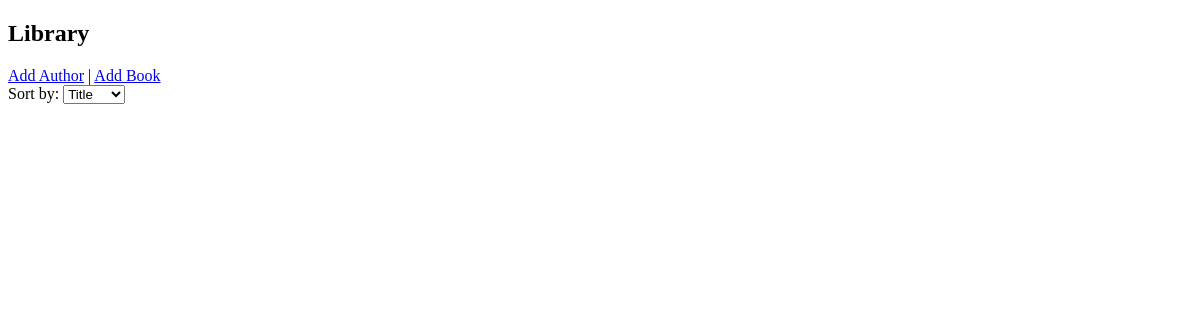
Before: / with the older database file.
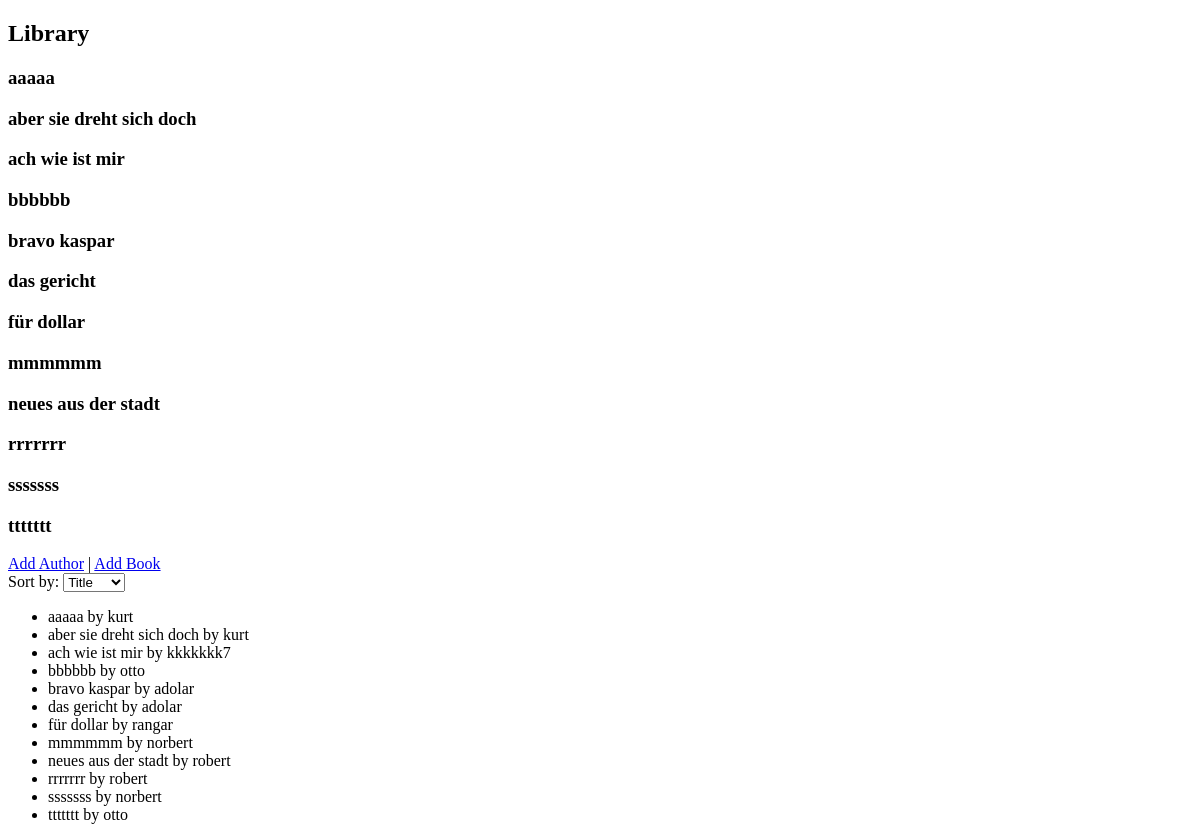
After: the same page with the newer database file.
### data_models.py (models this page shows, shortened)
class Book(db.Model):
    __tablename__ = 'book'
    id = db.Column(db.Integer, primary_key=True)
    isbn = db.Column(db.String(20), nullable=False)
    title = db.Column(db.String(200), nullable=False)
    publication_year = db.Column(db.String(4), nullable=True)  # e.g., "2020"
    author_id = db.Column(db.Integer, db.ForeignKey('author.id'), nullable=False)

class Author(db.Model):
    __tablename__ = 'author'
    id = db.Column(db.Integer, primary_key=True)
    name = db.Column(db.String(100), nullable=False)
    birth_date = db.Column(db.String(10), nullable=True)
    date_of_death = db.Column(db.String(10), nullable=True)
    books = db.relationship('Book', backref='author', lazy=True)

### app.py (the view)
@app.route('/')
def home():
    sort = request.args.get('sort', 'title')
    if sort == 'author':
        books = Book.query.join(Author).order_by(Author.name).all()
    else:
        books = Book.query.order_by(Book.title).all()
    return render_template('home.html', books=books)

### templates/home.html (shortened to what this page needs)
<!DOCTYPE html>
<html lang="en">
  <head>
  </head>
  <body>
    <h2>Library</h2>
    {% for book in books %}
        <div> <h3>{{ book.title }}</h3>
        </div>
    {% endfor %}
    <div>
        <a href="/add_author">Add Author</a> |
        <a href="/add_book">Add Book</a>
    </div>
    <form method="GET" action="/">
        <label>Sort by:</label>
        <select name="sort" onchange="this.form.submit()">
            <option value="title">Title</option>
        </select>
    </form>
    <ul>
      {% for book in books %}
          <li>{{ book.title }} by {{ book.author.name }}</li>
      {% endfor %}
    </ul>
  </body>
</html>

Changed rows visible on the page:
added Book: title "aaaaa", author.name "kurt"
added Book: title "aber sie dreht sich doch", author.name "kurt"
added Book: title "ach wie ist mir", author.name "kkkkkkk7"
added Book: title "bbbbbb", author.name "otto"
added Book: title "bravo kaspar", author.name "adolar"
added Book: title "das gericht", author.name "adolar"
added Book: title "für dollar", author.name "rangar"
added Book: title "mmmmmm", author.name "norbert"
added Book: title "neues aus der stadt", author.name "robert"
added Book: title "rrrrrrr", author.name "robert"
added Book: title "sssssss", author.name "norbert"
added Book: title "ttttttt", author.name "otto"
